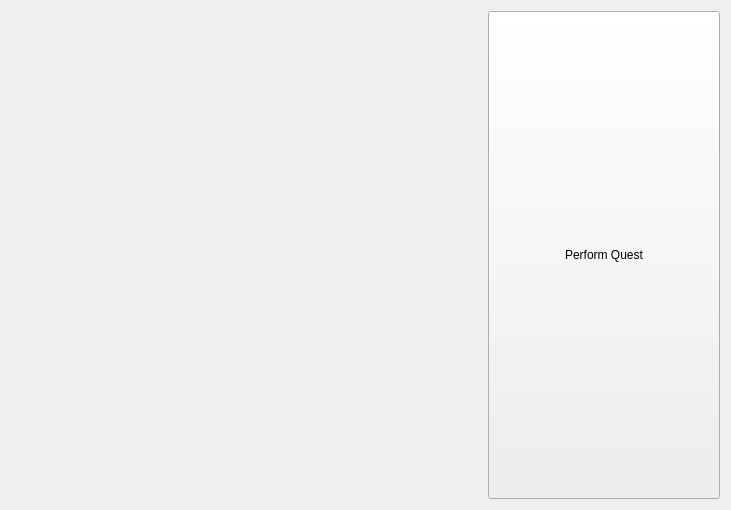
<?xml version="1.0" encoding="UTF-8"?>
<ui version="4.0">
 <class>MainWindow</class>
 <widget class="QMainWindow" name="MainWindow">
  <property name="geometry">
   <rect>
    <x>0</x>
    <y>0</y>
    <width>731</width>
    <height>510</height>
   </rect>
  </property>
  <property name="windowTitle">
   <string>MainWindow</string>
  </property>
  <widget class="QWidget" name="centralWidget">
   <layout class="QGridLayout" name="gridLayout">
    <item row="0" column="0">
     <widget class="MinionHub" name="wMinionHub" native="true"/>
    </item>
    <item row="0" column="1">
     <widget class="QuestHub" name="wQuestHub" native="true"/>
    </item>
    <item row="1" column="0">
     <widget class="MinionHub" name="wMinionInUseHub" native="true"/>
    </item>
    <item row="1" column="1">
     <widget class="QuestHub" name="wQuestProgressHub" native="true"/>
    </item>
    <item row="0" column="2" rowspan="2">
     <widget class="QPushButton" name="pbGo">
      <property name="sizePolicy">
       <sizepolicy hsizetype="Minimum" vsizetype="Preferred">
        <horstretch>0</horstretch>
        <verstretch>0</verstretch>
       </sizepolicy>
      </property>
      <property name="text">
       <string>Perform Quest</string>
      </property>
     </widget>
    </item>
   </layout>
  </widget>
 </widget>
 <layoutdefault spacing="6" margin="11"/>
 <customwidgets>
  <customwidget>
   <class>QuestHub</class>
   <extends>QWidget</extends>
   <header>questhub.h</header>
   <container>1</container>
  </customwidget>
  <customwidget>
   <class>MinionHub</class>
   <extends>QWidget</extends>
   <header>minionhub.h</header>
   <container>1</container>
  </customwidget>
 </customwidgets>
 <resources/>
 <connections/>
</ui>
